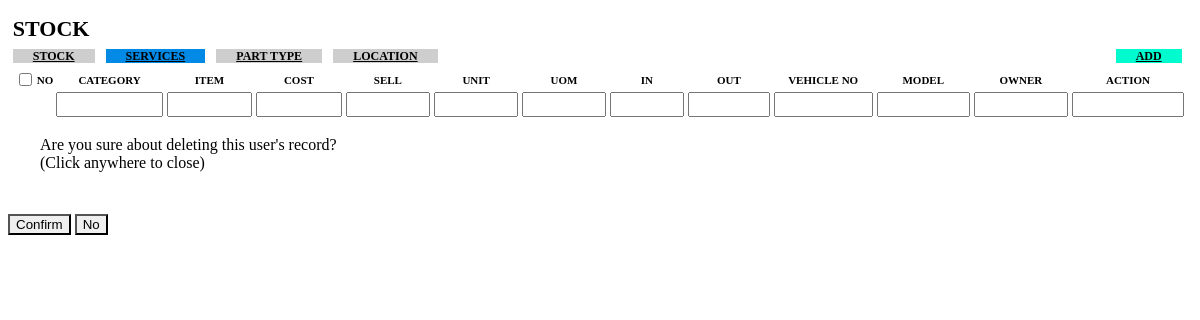
The page /module/stock/index.php on the database as committed earlier.
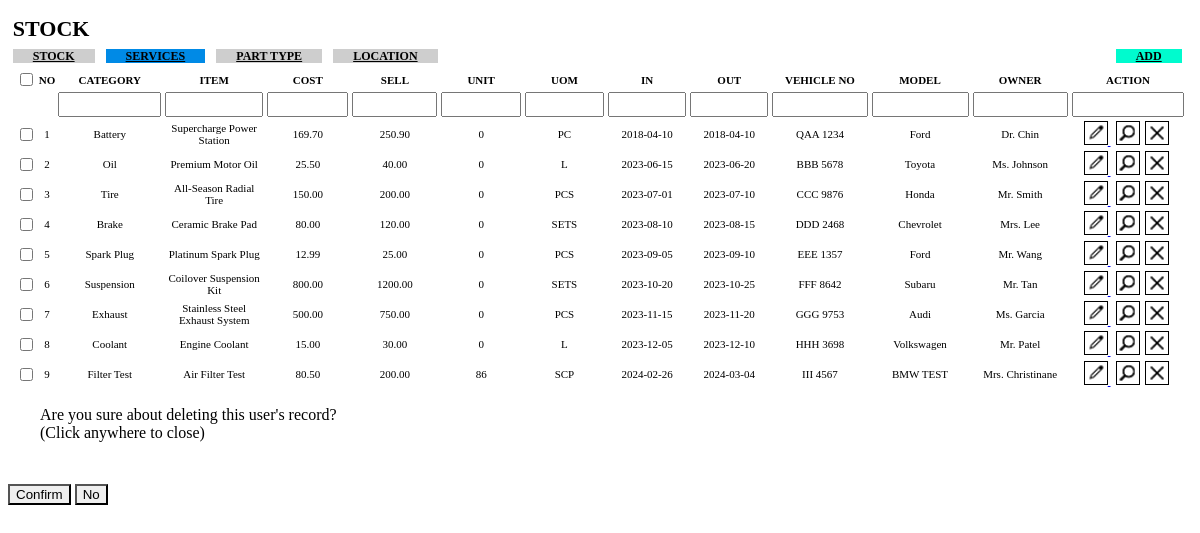
The same page on the database as committed later.
### tables this page shows
CREATE TABLE `stock` (
  `id` int(11) NOT NULL,
  `category` varchar(255) DEFAULT NULL,
  `item` varchar(255) DEFAULT NULL,
  `cost` decimal(10,2) DEFAULT NULL,
  `sell` decimal(10,2) DEFAULT NULL,
  `unit` int(11) DEFAULT NULL,
  `uom` varchar(255) DEFAULT NULL,
  `in_date` date DEFAULT NULL,
  `out_date` date DEFAULT NULL,
  `vehicle_no` varchar(255) DEFAULT NULL,
  `model` varchar(255) DEFAULT NULL,
  `owner` varchar(255) DEFAULT NULL
);

### module/stock/index.php (the view, shortened to what the changed rows need)
<?php
	include "../include/connect.php";
?>
    <link rel="stylesheet" href="../include/css/css.css">
    <link rel="stylesheet" type="text/css" href="../include/DataTables/datatables.min.css"/>
<body style="overflow-x: scroll;">
<main role="main" class="col-lg-9 ml-sm-0 col-lg-12 pt-2 px-2" style="background-color: white;">
	<div class="row row2">
        <div class="col-12">
            <table id="register" class="display" style="width:100%">
                <thead>
                    <tr>
                        <th style="padding:0;background-image:none !important;"><input type="checkbox" name="check[]" value="" id=""></th>
						<th style="padding:0;background-image:none !important;">NO</th>
						<th>CATEGORY</th>
						<th>ITEM</th>
		                <th>COST</th>
		                <th>SELL</th>
		                <th>UNIT</th>
		                <th>UOM</th>
		                <th>IN</th>
		                <th>OUT</th>
		                <th>VEHICLE NO</th>
		                <th>MODEL</th>
						<th>OWNER</th>
                        <th style="width:10%;background-image:none !important;">ACTION</th>
                    </tr>
                </thead>
				<tfoot>
					<tr>
                        <th style="padding:0;"></th>
						<th style="padding:0;"></th>
		                <th>CATEGORY</th>
						<th>ITEM</th>
		                <th>COST</th>
		                <th>SELL</th>
		                <th>UNIT</th>
		                <th>UOM</th>
		                <th>IN</th>
		                <th>OUT</th>
		                <th>VEHICLE NO</th>
		                <th>MODEL</th>
						<th>OWNER</th>
						<th style="width:10%;background-image:none !important;"></th>
					</tr>
				</tfoot>
                <tbody>
                    <?php
                      $stock_q = "SELECT * FROM stock";
                      $stock_res = mysqli_query($connect, $stock_q);
                      $count = 0;
                      while ($stock_row = mysqli_fetch_array($stock_res))
                      {
                        $count++;
                    ?>
                    <tr>
                        <th style="background-image:none !important;"><input type="checkbox" name="check[]" value="" id=""></th>
                        <td><?php echo $count ?></td>
                        <td><?php echo $stock_row["category"]; ?></td>
                        <td><?php echo $stock_row["item"]; ?></td>
                        <td><?php echo $stock_row["cost"]; ?></td>
                        <td><?php echo $stock_row["sell"]; ?></td>
                        <td><?php echo $stock_row["unit"]; ?></td>
                        <td><?php echo $stock_row["uom"]; ?></td>
                        <td><?php echo $stock_row["in_date"]; ?></td>
                        <td><?php echo $stock_row["out_date"]; ?></td>
                        <td><?php echo $stock_row["vehicle_no"]; ?></td>
                        <td><?php echo $stock_row["model"]; ?></td>
                        <td><?php echo $stock_row["owner"]; ?></td>
                        <td>
                            <a href="mainIndex.php?page=edit_stock&id=<?php echo $stock_row["id"] ?>">
                                <img class="actionbtn" src="../include/img/action/edit.png">
                            </a>&nbsp;
                            <a href="#"><img class="actionbtn" src="../include/img/action/search.png"></a>&nbsp;
                            <a style="cursor: pointer;" onclick="openModal('<?php echo $stock_row["id"] ?>')"><img class="actionbtn" src="../include/img/action/delete.png"></a>&nbsp;
                        </td>
                    </tr>
                    <?php
                    }
                    ?>
                </tbody>
            </table>
        </div>
    </div>
</main>
</body>

Rows that differ between the two databases and show on the page:
added stock: category "Battery", item "Supercharge Power Station", cost "169.70", sell "250.90", unit "0", uom "PC", in_date "2018-04-10", out_date "2018-04-10", vehicle_no "QAA 1234", model "Ford", owner "Dr. Chin"
added stock: category "Oil", item "Premium Motor Oil", cost "25.50", sell "40.00", unit "0", uom "L", in_date "2023-06-15", out_date "2023-06-20", vehicle_no "BBB 5678", model "Toyota", owner "Ms. Johnson"
added stock: category "Tire", item "All-Season Radial Tire", cost "150.00", sell "200.00", unit "0", uom "PCS", in_date "2023-07-01", out_date "2023-07-10", vehicle_no "CCC 9876", model "Honda", owner "Mr. Smith"
added stock: category "Brake", item "Ceramic Brake Pad", cost "80.00", sell "120.00", unit "0", uom "SETS", in_date "2023-08-10", out_date "2023-08-15", vehicle_no "DDD 2468", model "Chevrolet", owner "Mrs. Lee"
added stock: category "Spark Plug", item "Platinum Spark Plug", cost "12.99", sell "25.00", unit "0", uom "PCS", in_date "2023-09-05", out_date "2023-09-10", vehicle_no "EEE 1357", model "Ford", owner "Mr. Wang"
added stock: category "Suspension", item "Coilover Suspension Kit", cost "800.00", sell "1200.00", unit "0", uom "SETS", in_date "2023-10-20", out_date "2023-10-25", vehicle_no "FFF 8642", model "Subaru", owner "Mr. Tan"
added stock: category "Exhaust", item "Stainless Steel Exhaust System", cost "500.00", sell "750.00", unit "0", uom "PCS", in_date "2023-11-15", out_date "2023-11-20", vehicle_no "GGG 9753", model "Audi", owner "Ms. Garcia"
added stock: category "Coolant", item "Engine Coolant", cost "15.00", sell "30.00", unit "0", uom "L", in_date "2023-12-05", out_date "2023-12-10", vehicle_no "HHH 3698", model "Volkswagen", owner "Mr. Patel"
added stock: category "Filter Test", item "Air Filter Test", cost "80.50", sell "200.00", unit "86", uom "SCP", in_date "2024-02-26", out_date "2024-03-04", vehicle_no "III 4567", model "BMW TEST", owner "Mrs. Christinane"
